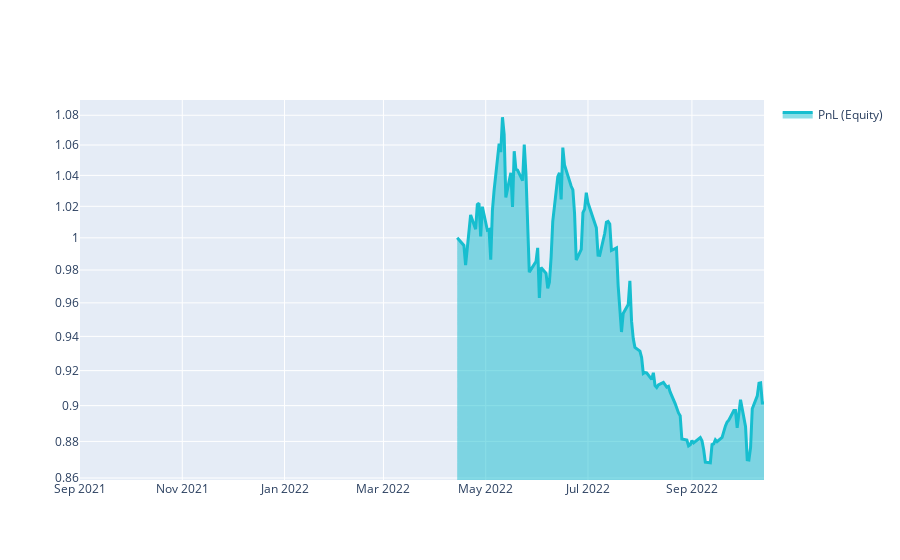

The cell this chart's notebook holds for it:
### Markdown cell above
# Q18 Quick Start

This template shows you the basic steps for taking part to the **Q18 NASDAQ-100 Stock Long-Short contest**.

### Code cell
import xarray as xr

import qnt.ta as qnta
import qnt.data as qndata
import qnt.output as qnout
import qnt.stats as qns

data = qndata.stocks.load_ndx_data(min_date="2021-09-01")

close     = data.sel(field="close")
is_liquid = data.sel(field="is_liquid")
sma_slow  = qnta.sma(close, 101)
sma_fast  = qnta.sma(close, 12)
weights   = xr.where(sma_slow < sma_fast, 1, -1)
weights   = weights * is_liquid

weights = qnout.clean(weights, data, "stocks_nasdaq100")

# calc stats
stats = qns.calc_stat(data, weights.sel(time=slice("2022-04-14", None)))
display(stats.to_pandas().tail())

# graph
performance = stats.to_pandas()["equity"]
import qnt.graph as qngraph

qngraph.make_plot_filled(performance.index, performance, name="PnL (Equity)", type="log")

### Figure 1 — Plotly figure (JSON) as saved in the notebook; plotly's stock layout.template omitted (floating-point values rounded to 4 significant figures; data arrays with more than 128 entries replaced by an {"elided": "..."} marker saying what was removed)
{"data": [{"fill": "tonexty", "line": {"color": "#17BECF", "width": 3}, "name": "PnL (Equity)", "type": "scatter", "x": {"elided": "283 str values"}, "y": {"elided": "283 float values"}}], "layout": {"autosize": true, "showlegend": true, "xaxis": {"autorange": true, "range": ["2021-09-01", "2022-10-14"], "type": "date"}, "yaxis": {"range": [-0.06604, 0.03759], "type": "log"}}}
